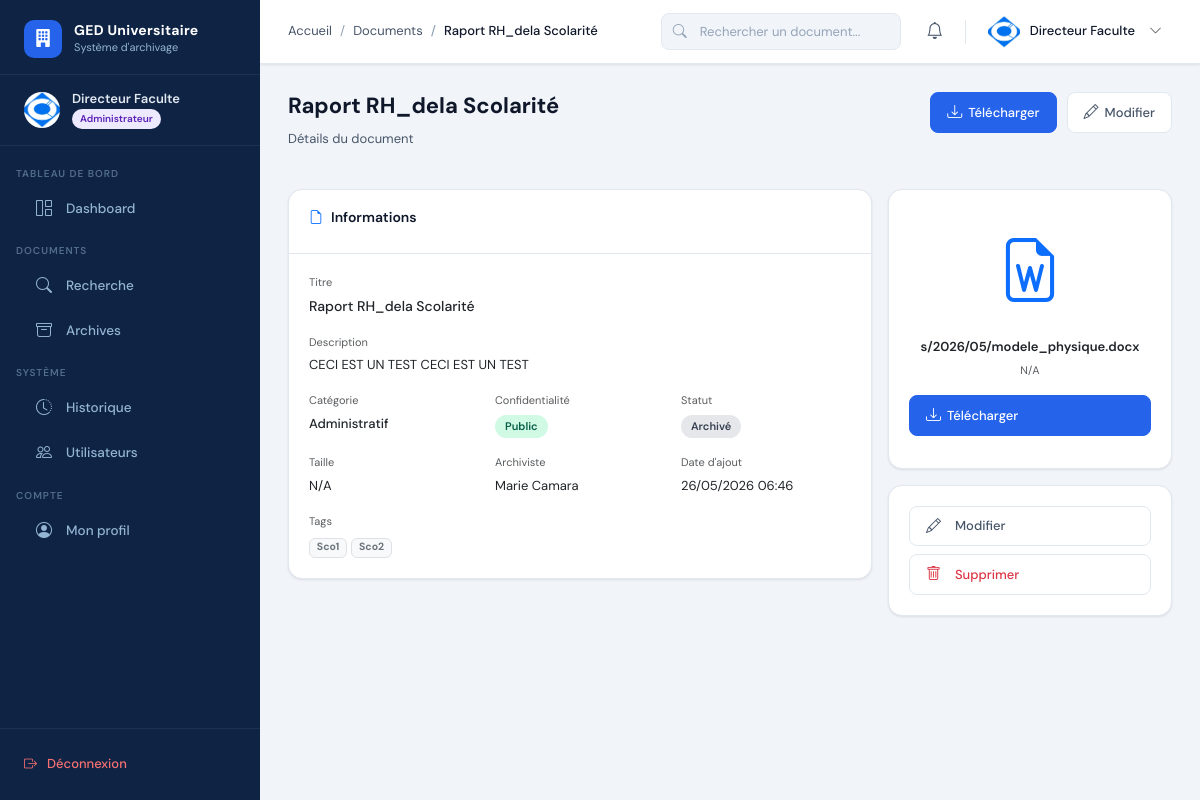
/dashboard/documents/2/ (signed in), run on the app's committed database.
### apps/accounts/models.py (models this page shows, shortened)
class User(AbstractUser):
    ROLE_CHOICES = [
        ('administrateur', 'Administrateur'),
        ('archiviste', 'Archiviste'),
    ]
    role = models.CharField(max_length=20, choices=ROLE_CHOICES, default='archiviste')
    photo = models.ImageField(upload_to='photos/', blank=True, null=True)
    telephone = models.CharField(max_length=20, blank=True)
    departement = models.CharField(max_length=100, blank=True)
    is_active = models.BooleanField(default=True)
    created_at = models.DateTimeField(auto_now_add=True)
    updated_at = models.DateTimeField(auto_now=True)
    def is_admin(self):
        return self.role == 'administrateur'
    class Meta:
        verbose_name = 'Utilisateur'
        verbose_name_plural = 'Utilisateurs'

### apps/documents/models.py (models this page shows, shortened)
class Document(models.Model):
    CONFIDENTIALITE_CHOICES = [
        ('public', 'Public'),
        ('interne', 'Interne'),
        ('confidentiel', 'Confidentiel'),
        ('secret', 'Secret'),
    ]
    STATUT_CHOICES = [
        ('actif', 'Actif'),
        ('archive', 'Archivé'),
        ('supprime', 'Supprimé'),
    ]
    titre = models.CharField(max_length=255)
    description = models.TextField(blank=True)
    fichier = models.FileField(upload_to='documents/%Y/%m/')
    categorie = models.ForeignKey(Categorie, on_delete=models.SET_NULL, null=True)
    tags = models.ManyToManyField(Tag, blank=True)
    archiviste = models.ForeignKey(settings.AUTH_USER_MODEL, on_delete=models.SET_NULL, null=True, related_name='documents')
    confidentialite = models.CharField(max_length=20, choices=CONFIDENTIALITE_CHOICES, default='interne')
    statut = models.CharField(max_length=20, choices=STATUT_CHOICES, default='actif')
    created_at = models.DateTimeField(auto_now_add=True)
    updated_at = models.DateTimeField(auto_now=True)
    def get_extension(self):
        _, ext = os.path.splitext(self.fichier.name)
        return ext.lower()
    def get_icon(self):
        ext = self.get_extension()
        icons = {
            '.pdf': 'bi-file-earmark-pdf text-danger',
            '.doc': 'bi-file-earmark-word text-primary',
            '.docx': 'bi-file-earmark-word text-primary',
            '.xls': 'bi-file-earmark-excel text-success',
            '.xlsx': 'bi-file-earmark-excel text-success',
            '.png': 'bi-file-earmark-image text-warning',
            '.jpg': 'bi-file-earmark-image text-warning',
            '.jpeg': 'bi-file-earmark-image text-warning',
            '.ppt': 'bi-file-earmark-ppt text-orange',
            '.pptx': 'bi-file-earmark-ppt text-orange',
        }
        return icons.get(ext, 'bi-file-earmark text-secondary')
    def get_taille(self):
        try:
            size = self.fichier.size
            if size < 1024: return f"{size} B"
            elif size < 1024**2: return f"{size/1024:.1f} KB"
            else: return f"{size/1024**2:.1f} MB"
        except: return "N/A"
    class Meta:
        verbose_name = 'Document'
        ordering = ['-created_at']

class Tag(models.Model):
    nom = models.CharField(max_length=50, unique=True)

### apps/categories/models.py (models this page shows)
class Categorie(models.Model):
    COULEUR_CHOICES = [
        ('primary', 'Bleu'), ('success', 'Vert'), ('danger', 'Rouge'),
        ('warning', 'Orange'), ('info', 'Cyan'), ('secondary', 'Gris'),
        ('dark', 'Foncé'),
    ]
    nom = models.CharField(max_length=100, unique=True)
    description = models.TextField(blank=True)
    couleur = models.CharField(max_length=20, choices=COULEUR_CHOICES, default='primary')
    parent = models.ForeignKey('self', on_delete=models.SET_NULL, null=True, blank=True, related_name='sous_categories')
    created_at = models.DateTimeField(auto_now_add=True)
    def __str__(self):
        return self.nom
    class Meta:
        verbose_name = 'Catégorie'
        ordering = ['nom']

### apps/documents/views.py (the view)
# urls.py: path('documents/<int:pk>/', views.detail_document, name='detail_document'),
@login_required
def detail_document(request, pk):
    doc = get_object_or_404(Document, pk=pk)
    return render(request, 'archiviste/document_detail.html', {'document': doc})

### templates/archiviste/document_detail.html (shortened to what this page needs)
{% extends 'base.html' %}
{% block breadcrumb %}<li class="breadcrumb-item"><a href="{% url 'liste_documents' %}">Documents</a></li><li class="breadcrumb-item active">{{ document.titre|truncatechars:30 }}</li>{% endblock %}
{% block content %}
<div class="page-header">
  <div>
    <h1 class="page-title">{{ document.titre }}</h1>
    <p class="page-subtitle">Détails du document</p>
  </div>
  <div class="page-actions">
    <a href="{% url 'telecharger_document' document.pk %}" class="btn btn-primary"><i class="bi bi-download"></i> Télécharger</a>
    <a href="{% url 'modifier_document' document.pk %}" class="btn btn-outline"><i class="bi bi-pencil"></i> Modifier</a>
  </div>
</div>
<div class="row g-3">
  <div class="col-12 col-lg-8">
    <div class="card mb-3">
      <div class="card-header"><span class="card-title"><i class="bi bi-file-earmark me-2 text-primary"></i>Informations</span></div>
      <div class="card-body">
        <div class="row g-3">
          <div class="col-12">
            <div class="text-xs text-muted mb-1">Titre</div>
            <div class="fw-500">{{ document.titre }}</div>
          </div>
          {% if document.description %}
          <div class="col-12">
            <div class="text-xs text-muted mb-1">Description</div>
            <div class="text-sm">{{ document.description }}</div>
          </div>
          {% endif %}
          <div class="col-6 col-md-4">
            <div class="text-xs text-muted mb-1">Catégorie</div>
            <div class="text-sm fw-500">{{ document.categorie|default:"—" }}</div>
          </div>
          <div class="col-6 col-md-4">
            <div class="text-xs text-muted mb-1">Confidentialité</div>
            <span class="badge-custom badge-{{ document.confidentialite }}">{{ document.get_confidentialite_display }}</span>
          </div>
          <div class="col-6 col-md-4">
            <div class="text-xs text-muted mb-1">Statut</div>
            <span class="badge-custom badge-{{ document.statut }}">{{ document.get_statut_display }}</span>
          </div>
          <div class="col-6 col-md-4">
            <div class="text-xs text-muted mb-1">Taille</div>
            <div class="text-sm">{{ document.get_taille }}</div>
          </div>
          <div class="col-6 col-md-4">
            <div class="text-xs text-muted mb-1">Archiviste</div>
            <div class="text-sm">{{ document.archiviste.get_full_name|default:document.archiviste.username }}</div>
          </div>
          <div class="col-6 col-md-4">
            <div class="text-xs text-muted mb-1">Date d'ajout</div>
            <div class="text-sm">{{ document.created_at|date:"d/m/Y H:i" }}</div>
          </div>
          {% if document.tags.exists %}
          <div class="col-12">
            <div class="text-xs text-muted mb-1">Tags</div>
            {% for tag in document.tags.all %}<span class="badge bg-light text-secondary border me-1">{{ tag.nom }}</span>{% endfor %}
          </div>
          {% endif %}
        </div>
      </div>
    </div>
  </div>
  <div class="col-12 col-lg-4">
    <div class="card mb-3">
      <div class="card-body text-center" style="padding:32px 20px;">
        <div style="font-size:64px;margin-bottom:12px;"><i class="{{ document.get_icon }}"></i></div>
        <div class="fw-600 text-sm">{{ document.fichier.name|default:""|slice:"-30:" }}</div>
        <div class="text-xs text-muted mt-1">{{ document.get_taille }}</div>
        <a href="{% url 'telecharger_document' document.pk %}" class="btn btn-primary w-100 mt-3"><i class="bi bi-download"></i> Télécharger</a>
      </div>
    </div>
    <div class="card">
      <div class="card-body">
        <div class="d-flex flex-column gap-2">
          <a href="{% url 'modifier_document' document.pk %}" class="btn btn-outline w-100"><i class="bi bi-pencil me-2"></i>Modifier</a>
          <a href="{% url 'supprimer_document' document.pk %}" class="btn btn-outline w-100 text-danger"><i class="bi bi-trash me-2"></i>Supprimer</a>
        </div>
      </div>
    </div>
  </div>
</div>
{% endblock %}

### templates/base.html (shortened to what this page needs)
<!DOCTYPE html>
<html lang="fr">
<head>
  {% load static %}
  <link rel="stylesheet" href="https://cdn.jsdelivr.net/npm/bootstrap@5.3.2/dist/css/bootstrap.min.css">
  <link rel="stylesheet" href="https://cdn.jsdelivr.net/npm/bootstrap-icons@1.11.3/font/bootstrap-icons.min.css">
  <link rel="stylesheet" href="{% static 'css/main.css' %}">
</head>
<body>
<aside class="sidebar" id="sidebar">
  <a href="{% url 'dashboard' %}" class="sidebar-logo">
    <div class="sidebar-logo-icon"><i class="bi bi-building-fill"></i></div>
    <div class="sidebar-logo-text">
      <div class="brand">GED Universitaire</div>
      <div class="sub">Système d'archivage</div>
    </div>
  </a>
  <div class="sidebar-user">
    <div class="sidebar-user-avatar">
      {% if user.photo %}<img src="{{ user.photo.url }}" alt="">
      {% else %}{{ user.first_name|first|upper }}{{ user.last_name|first|upper }}
      {% endif %}
    </div>
    <div>
      <div class="sidebar-user-name">{{ user.get_full_name|default:user.username }}</div>
      <div class="sidebar-user-role">
        <span class="sidebar-badge {% if user.is_admin %}badge-admin{% else %}badge-archiviste{% endif %}">
          {{ user.get_role_display }}
        </span>
      </div>
    </div>
  </div>
  <nav class="sidebar-nav">
    {% if user.is_admin %}
      <div class="sidebar-section"><div class="sidebar-section-title">Tableau de bord</div></div>
      <a href="{% url 'dashboard' %}" class="sidebar-link {% if request.resolver_match.url_name == 'dashboard' %}active{% endif %}">
        <i class="bi bi-grid-1x2"></i> Dashboard
      </a>
      <div class="sidebar-section"><div class="sidebar-section-title">Documents</div></div>
      <a href="{% url 'recherche_documents' %}" class="sidebar-link {% if request.resolver_match.url_name == 'recherche_documents' %}active{% endif %}">
        <i class="bi bi-search"></i> Recherche
      </a>
      <a href="{% url 'consultation_archives' %}" class="sidebar-link {% if request.resolver_match.url_name == 'consultation_archives' %}active{% endif %}">
        <i class="bi bi-archive"></i> Archives
      </a>
      <div class="sidebar-section"><div class="sidebar-section-title">Système</div></div>
      <a href="{% url 'historique_systeme' %}" class="sidebar-link {% if request.resolver_match.url_name == 'historique_systeme' %}active{% endif %}">
        <i class="bi bi-clock-history"></i> Historique
      </a>
      <a href="{% url 'gestion_utilisateurs' %}" class="sidebar-link {% if request.resolver_match.url_name == 'gestion_utilisateurs' %}active{% endif %}">
        <i class="bi bi-people"></i> Utilisateurs
      </a>
    {% endif %}
    <div class="sidebar-section"><div class="sidebar-section-title">Compte</div></div>
    <a href="{% url 'profil' %}" class="sidebar-link {% if request.resolver_match.url_name == 'profil' %}active{% endif %}">
      <i class="bi bi-person-circle"></i> Mon profil
    </a>
  </nav>
  <div class="sidebar-footer">
    <a href="{% url 'deconnexion' %}" class="sidebar-logout">
      <i class="bi bi-box-arrow-right"></i> Déconnexion
    </a>
  </div>
</aside>
<div class="main-wrapper">
  <header class="top-navbar">
    <div class="navbar-breadcrumb">
      <nav aria-label="breadcrumb">
        <ol class="breadcrumb">
          <li class="breadcrumb-item"><a href="{% url 'dashboard' %}">Accueil</a></li>
          {% block breadcrumb %}{% endblock %}
        </ol>
      </nav>
    </div>
    <div class="navbar-search d-none d-md-flex">
      <i class="bi bi-search search-icon"></i>
      <form action="{% url 'recherche_documents' %}" method="get">
        <input type="text" name="q" placeholder="Rechercher un document..." class="form-control">
      </form>
    </div>
    <div class="navbar-actions">
      <div class="dropdown">
        <button class="navbar-btn position-relative" data-bs-toggle="dropdown" aria-expanded="false">
          <i class="bi bi-bell"></i>
        </button>
      </div>
      <div class="dropdown">
        <div class="navbar-user" data-bs-toggle="dropdown" style="cursor:pointer;">
          <div class="navbar-user-avatar">
            {% if user.photo %}<img src="{{ user.photo.url }}" alt="">
            {% else %}{{ user.first_name|first|upper }}{{ user.last_name|first|upper }}
            {% endif %}
          </div>
          <span class="navbar-user-name d-none d-lg-block">{{ user.get_full_name|default:user.username }}</span>
          <i class="bi bi-chevron-down text-sm text-muted d-none d-lg-block ms-1"></i>
        </div>
      </div>
    </div>
  </header>
  <main class="content-area">
    {% block content %}{% endblock %}
  </main>
</div>
</body>
</html>

### data on the page
User: photo (picture), get_full_name "Directeur Faculte", role "Administrateur"
Document: titre "Raport RH_dela Scolarité", description "CECI EST UN TEST CECI EST UN TEST", categorie "Administratif", confidentialite "Public", statut "Archivé", get_taille "N/A", archiviste.get_full_name "Marie Camara", created_at "26/05/2026 06:46", fichier.name "s/2026/05/modele_physique.docx"
Tag: nom "Sco1"
Tag: nom "Sco2"
